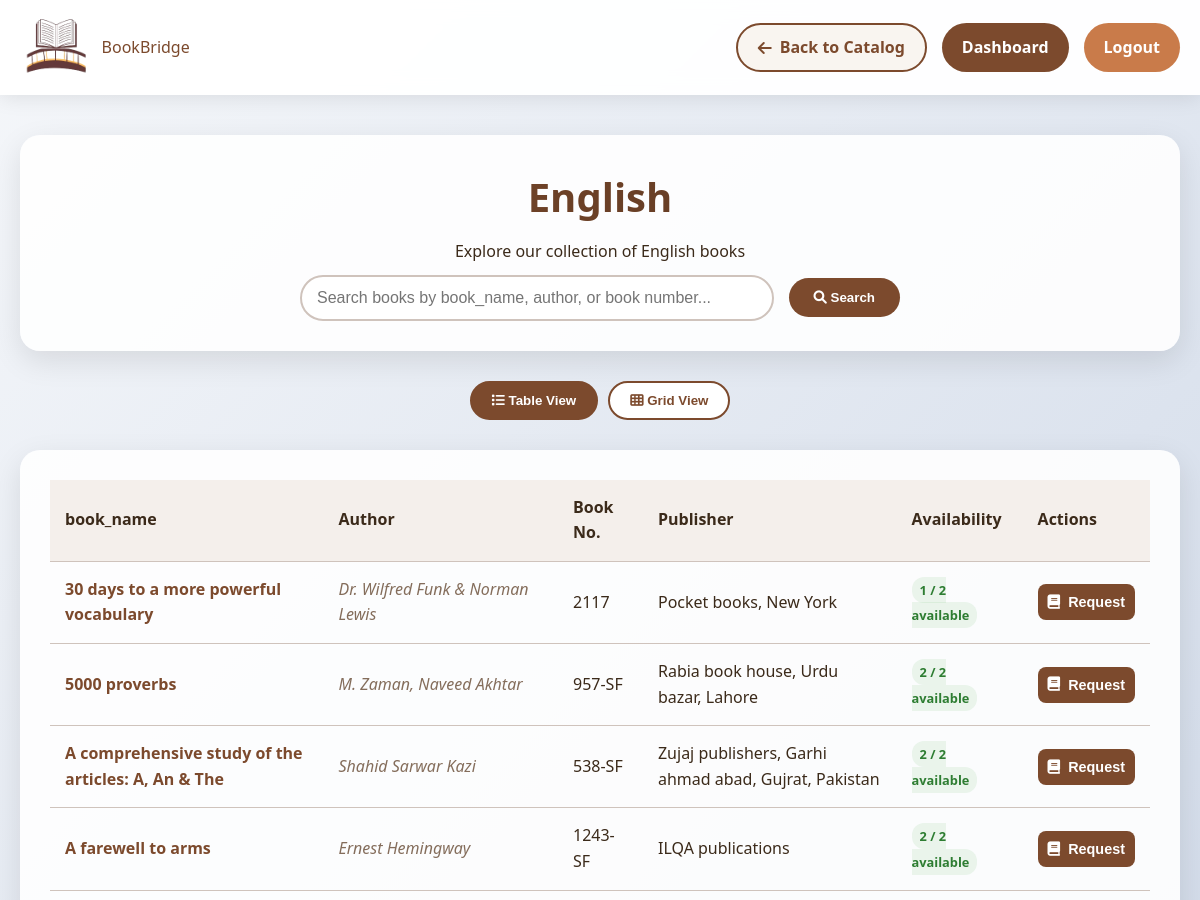
Before: /category_books.php?category=English (signed in, upper part) with the older database file.
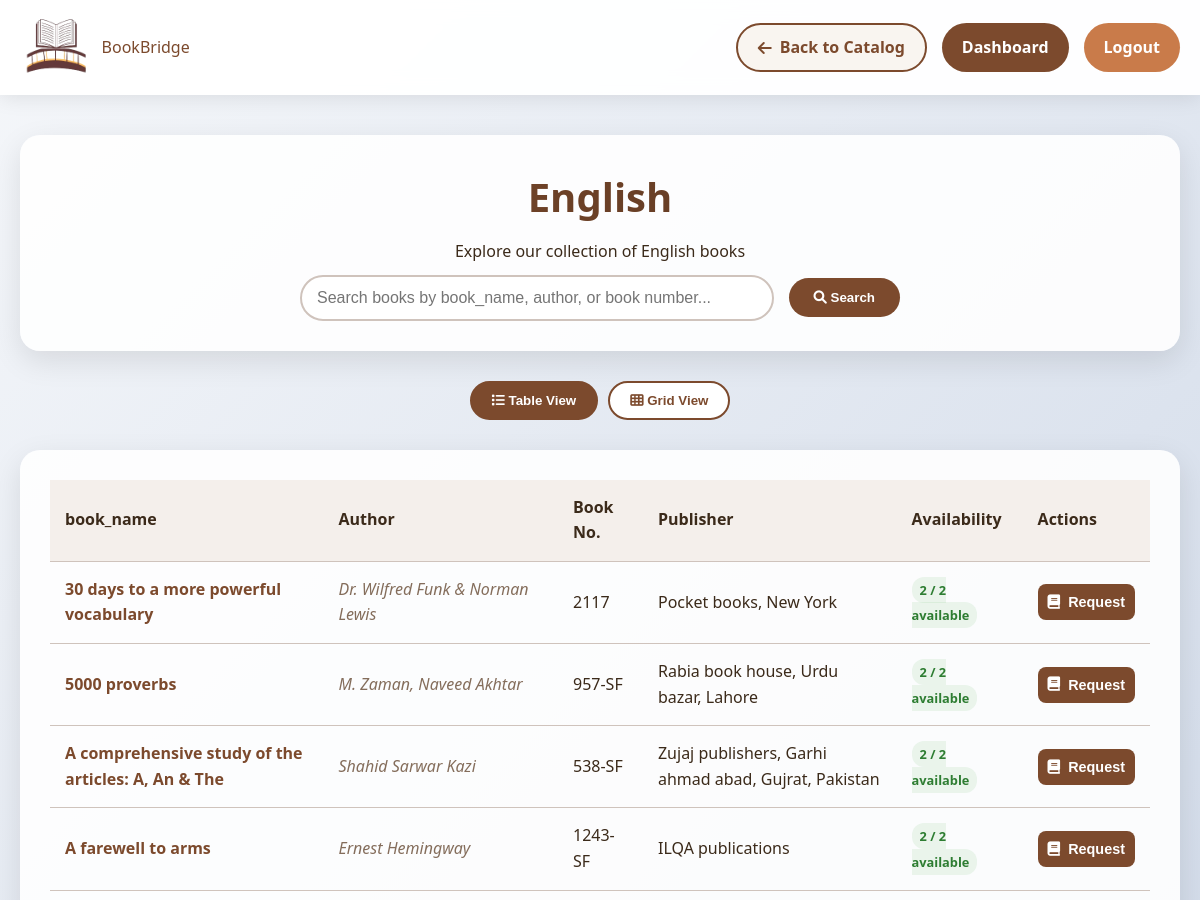
After: the same page with the newer database file.
### tables this page shows
CREATE TABLE `books` (
  `id` int(11) NOT NULL,
  `book_name` varchar(100) DEFAULT NULL,
  `author` varchar(100) DEFAULT NULL,
  `book_no` varchar(20) DEFAULT NULL,
  `publisher` varchar(100) DEFAULT NULL,
  `category` varchar(50) DEFAULT NULL,
  `available_quantity` int(11) NOT NULL DEFAULT 0,
  `total_quantity` int(11) NOT NULL DEFAULT 0,
  `created_at` timestamp NOT NULL DEFAULT current_timestamp(),
  `updated_at` timestamp NOT NULL DEFAULT current_timestamp() ON UPDATE current_timestamp()
);

### category_books.php (the view, shortened to what the changed rows need)
<?php
include_once '../includes/config.php';
$userId = $_SESSION['user_id'];
$category = isset($_GET['category']) ? trim($_GET['category']) : '';
$pendingFinesQuery = "
    SELECT SUM(f.amount) as total
    FROM fines f
    JOIN users u ON f.user_id = u.id
    WHERE f.user_id = ? AND f.status = 'pending' AND u.role != 'faculty'
";
$stmt = $conn->prepare($pendingFinesQuery);
$stmt->bind_param("i", $userId);
$stmt->execute();
$result = $stmt->get_result();
$pendingFines = $result->fetch_assoc()['total'] ?? 0;
$booksPerPage = 15;
$page = isset($_GET['page']) ? max(1, (int)$_GET['page']) : 1;
$offset = ($page - 1) * $booksPerPage;
$sql = "SELECT * FROM books WHERE category = ?";
$params = [$category];
$types = "s";
$sql .= " ORDER BY book_name LIMIT ? OFFSET ?";
$params[] = $booksPerPage;
$params[] = $offset;
$types .= "ii";
$stmt = $conn->prepare($sql);
$stmt->bind_param($types, ...$params);
$stmt->execute();
$result = $stmt->get_result();
$books = [];
while ($row = $result->fetch_assoc()) {
    $books[] = $row;
}
?>
<!DOCTYPE html>
<html lang="en">
<head>
    <link rel="stylesheet" href="../css/style.css">
    <link rel="stylesheet" href="https://cdnjs.cloudflare.com/ajax/libs/font-awesome/6.0.0/css/all.min.css">
</head>
<body>
    <div class="category-container">
        <div class="category-header">
            <h1><?php echo htmlspecialchars($category); ?></h1>
        </div>
        <div class="books-section">
            <?php if (count($books) > 0): ?>
                <table class="books-table" id="tableView">
                    <thead>
                        <tr>
                            <th>book_name</th>
                            <th>Author</th>
                            <th>Book No.</th>
                            <th>Publisher</th>
                            <th>Availability</th>
                            <th>Actions</th>
                        </tr>
                    </thead>
                    <tbody>
                        <?php foreach ($books as $book): ?>
                            <tr>
                                <td class="book-book_name-cell"><?php echo htmlspecialchars($book['book_name']); ?></td>
                                <td class="book-author-cell"><?php echo htmlspecialchars($book['author']); ?></td>
                                <td><?php echo htmlspecialchars($book['book_no']); ?></td>
                                <td><?php echo htmlspecialchars($book['publisher']); ?></td>
                                <td>
                                    <?php if ($book['available_quantity'] > 0): ?>
                                        <span class="availability-badge available">
                                            <?php echo $book['available_quantity']; ?> / <?php echo $book['total_quantity']; ?> available
                                        </span>
                                    <?php else: ?>
                                        <span class="availability-badge unavailable">Not available</span>
                                    <?php endif; ?>
                                </td>
                                <td>
                                    <?php if ($pendingFines > 0): ?>
                                        <button class="action-btn btn-disabled" disabled book_name="Pay pending fines to request books">
                                            <i class="fas fa-ban"></i> Cannot Request
                                        </button>
                                    <?php elseif ($book['available_quantity'] > 0): ?>
                                        <button class="action-btn btn-request" onclick="openRequestModal(<?php echo $book['id']; ?>, '<?php echo addslashes($book['book_name']); ?>', '<?php echo addslashes($book['author']); ?>', '<?php echo addslashes($book['book_no']); ?>', <?php echo $book['available_quantity']; ?>)">
                                            <i class="fas fa-book"></i> Request
                                        </button>
                                    <?php else: ?>
                                        <button class="action-btn btn-reserve" onclick="openReservationModal(<?php echo $book['id']; ?>, '<?php echo addslashes($book['book_name']); ?>', '<?php echo addslashes($book['author']); ?>', '<?php echo addslashes($book['book_no']); ?>')">
                                            <i class="fas fa-bookmark"></i> Reserve
                                        </button>
                                    <?php endif; ?>
                                </td>
                            </tr>
                        <?php endforeach; ?>
                    </tbody>
                </table>
            <?php endif; ?>
        </div>
    </div>
</body>
</html>

Changed rows visible on the page:
changed books "30 days to a more powerful vocabulary": available_quantity "1" → "2"
